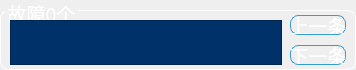
   <widget class="QGroupBox" name="groupBox_Error">
    <property name="geometry">
     <rect>
      <x>10</x>
      <y>405</y>
      <width>356</width>
      <height>70</height>
     </rect>
    </property>
    <property name="font">
     <font>
      <family>文泉驿等宽微米黑</family>
      <pointsize>14</pointsize>
      <weight>50</weight>
      <italic>false</italic>
      <bold>false</bold>
     </font>
    </property>
    <property name="focusPolicy">
     <enum>Qt::NoFocus</enum>
    </property>
    <property name="contextMenuPolicy">
     <enum>Qt::NoContextMenu</enum>
    </property>
    <property name="styleSheet">
     <string notr="true">QGroupBox{
font: 14pt &quot;文泉驿等宽微米黑&quot;;
border: 1px solid white;
border-radius:8px;
margin-top:10px;
}
QGroupBox:title{
color:white;
subcontrol-origin: margin;
left: 5px;
}
QPushButton{
color: rgb(255, 255, 255);
border:1px solid;
border-radius:8px;
border-color: rgb(53, 156, 212);
}
QPushButton:pressed{
color: rgb(0, 0, 0);
background-color:rgb(85, 170, 255);
}
QTableWidget{
font: 13pt &quot;文泉驿等宽微米黑&quot;;
gridline-color: rgb(255, 255, 255);
background-color: rgb(0, 50, 105);

}
QTableWidgetItem{
font: 13pt &quot;文泉驿等宽微米黑&quot;;
color: rgb(255, 255, 255);
}
</string>
    </property>
    <property name="title">
     <string>故障0个</string>
    </property>
    <property name="alignment">
     <set>Qt::AlignLeading|Qt::AlignLeft|Qt::AlignTop</set>
    </property>
    <property name="flat">
     <bool>false</bool>
    </property>
    <widget class="QPushButton" name="pBtn_downErrorStrip">
     <property name="geometry">
      <rect>
       <x>290</x>
       <y>45</y>
       <width>56</width>
       <height>20</height>
      </rect>
     </property>
     <property name="font">
      <font>
       <family>文泉驿等宽微米黑</family>
       <pointsize>14</pointsize>
       <weight>50</weight>
       <italic>false</italic>
       <bold>false</bold>
      </font>
     </property>
     <property name="focusPolicy">
      <enum>Qt::NoFocus</enum>
     </property>
     <property name="styleSheet">
      <string notr="true"/>
     </property>
     <property name="text">
      <string>下一条</string>
     </property>
    </widget>
    <widget class="QPushButton" name="pBtn_upErrorStrip">
     <property name="geometry">
      <rect>
       <x>290</x>
       <y>15</y>
       <width>56</width>
       <height>20</height>
      </rect>
     </property>
     <property name="font">
      <font>
       <family>文泉驿等宽微米黑</family>
       <pointsize>14</pointsize>
       <weight>50</weight>
       <italic>false</italic>
       <bold>false</bold>
      </font>
     </property>
     <property name="focusPolicy">
      <enum>Qt::NoFocus</enum>
     </property>
     <property name="text">
      <string>上一条</string>
     </property>
    </widget>
    <widget class="QTableWidget" name="tabWid_Error">
     <property name="geometry">
      <rect>
       <x>10</x>
       <y>20</y>
       <width>272</width>
       <height>45</height>
      </rect>
     </property>
     <property name="font">
      <font>
       <family>文泉驿等宽微米黑</family>
       <pointsize>13</pointsize>
       <weight>50</weight>
       <italic>false</italic>
       <bold>false</bold>
      </font>
     </property>
     <property name="focusPolicy">
      <enum>Qt::NoFocus</enum>
     </property>
     <property name="styleSheet">
      <string notr="true"/>
     </property>
     <attribute name="horizontalHeaderDefaultSectionSize">
      <number>100</number>
     </attribute>
    </widget>
   </widget>
